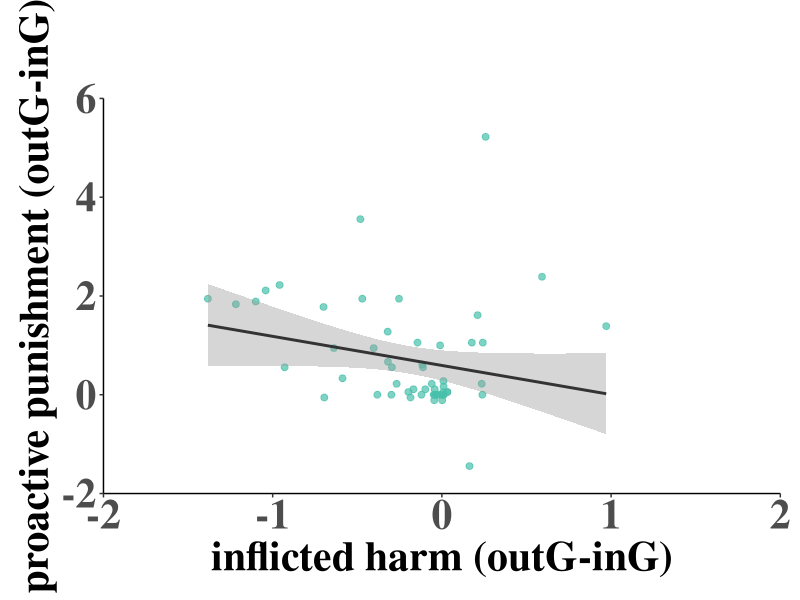
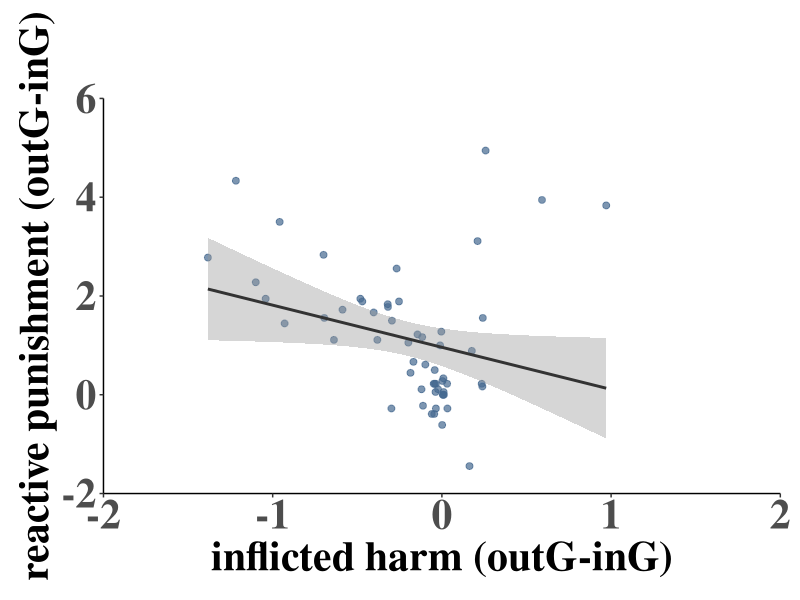
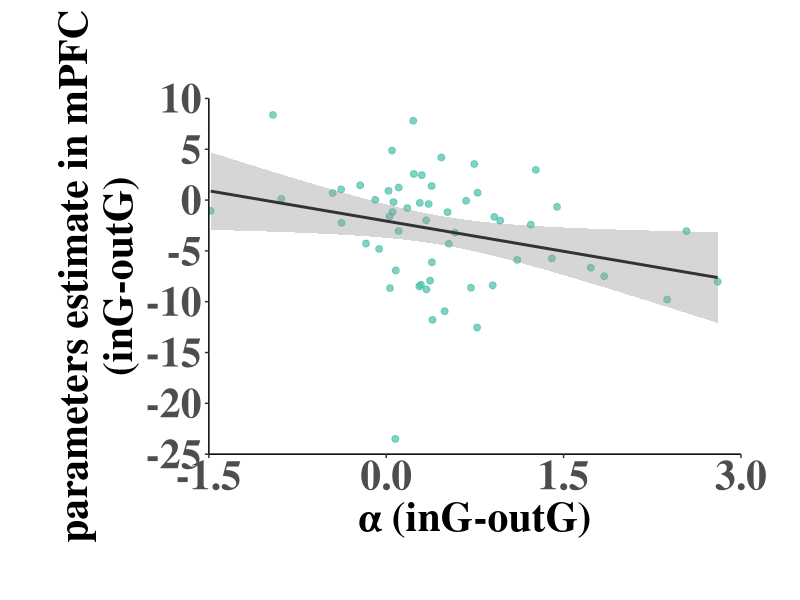

These figures' R source, in order:
## ---- chunk 1
#rm(list=ls())
require("knitr") 
opts_chunk$set(tidy = FALSE, warning = FALSE, message = FALSE, cache = FALSE)

#load libraries and functions
suppressMessages(library("tidyverse")) # to organize data
suppressMessages(library("ggplot2"))
suppressMessages(library("gridExtra"))
suppressMessages(library("ggpubr"))
suppressMessages(library("data.table")) # to read data as data.table rather than data.frame.

## ---- chunk 2
all_data                      <- fread(file="onesampleT.csv")
## ---- chunk 3

scatterplot2 <- function(d, xlimits, xbreaks, ylimits, ybreaks, xlabs, ylabs) {
  size1 <- 30

  names(d) <- c('x', 'y')
  
  fig <- ggplot(d, aes(x = x, y = y)) +
    geom_point(shape = 21, colour = "#48C0AA", size = 2, fill = "#48C0AA", alpha = 0.7) +
    #geom_point(shape = 16, size = 4, color = "#FF8a5e", alpha = 0.6) +
    xlab(xlabs) +
    ylab(ylabs) +
    scale_x_continuous(limits = xlimits, breaks = xbreaks, expand = c(0, 0)) +
    scale_y_continuous(limits = ylimits, breaks = ybreaks, expand = c(0, 0)) +
    stat_smooth(method = "lm", se = TRUE, colour = "#333333") +
    theme_classic() +
    theme(
      axis.ticks.length = unit(0.1, "cm"),
      axis.text.x = element_text(size = size1,face = "bold", colour = '#4D4D4D', family = "serif"),
      axis.text.y = element_text(size = size1,face = "bold", colour = '#4D4D4D', family = "serif"),
      axis.title = element_text(size = size1, face = "bold",colour = 'black', family = "serif"),
    )+
  theme(
    plot.margin = unit(c(2.5, 0.5, 0.5 , 0.5), "cm")
  )
  return(fig)
}
## ---- chunk 4
# 假设 all_data 已经加载
figA <- scatterplot2(
  all_data[, c("beta_outGvsinG", "Fout_in")],
  xlimits = c(-2, 2),
  xbreaks = seq(from = -2, to = 2, by = 1),
  ylimits = c(-2, 6),
  ybreaks = seq(from = -2, to = 6, by = 2),
  xlabs = "inflicted harm (outG-inG)",
  ylabs = 'proactive punishment (outG-inG)'
)

w = 6  # 增加宽度以适应右侧图例
h = 6
ggsave('./Pic/beta_F.png', 
       width = w, 
       height = h, 
       device = "png",   
       dpi = 300)
# 计算相关性
cor.test(all_data$beta_outGvsinG, all_data$Fout_in)

## ---- chunk 5

scatterplot2 <- function(d, xlimits, xbreaks, ylimits, ybreaks, xlabs, ylabs) {
  size1 <- 30

  names(d) <- c('x', 'y')
  
  fig <- ggplot(d, aes(x = x, y = y)) +
    geom_point(shape = 21, colour = "#456990", size = 2, fill = "#456990", alpha = 0.7) +
    #geom_point(shape = 16, size = 4, color = "#FF8a5e", alpha = 0.6) +
    xlab(xlabs) +
    ylab(ylabs) +
    scale_x_continuous(limits = xlimits, breaks = xbreaks, expand = c(0, 0)) +
    scale_y_continuous(limits = ylimits, breaks = ybreaks, expand = c(0, 0)) +
    stat_smooth(method = "lm", se = TRUE, colour = "#333333") +
    theme_classic() +
    theme(
      axis.ticks.length = unit(0.1, "cm"),
      axis.text.x = element_text(size = size1,face = "bold", colour = '#4D4D4D', family = "serif"),
      axis.text.y = element_text(size = size1,face = "bold", colour = '#4D4D4D', family = "serif"),
      axis.title = element_text(size = size1, face = "bold",colour = 'black', family = "serif"),
    )+
  theme(
    plot.margin = unit(c(2.5, 0.5, 0.5 , 0.5), "cm")
  )
  return(fig)
}
## ---- chunk 6
# 假设 all_data 已经加载
figA <- scatterplot2(
  all_data[, c("beta_outGvsinG", "UFout_in")],
  xlimits = c(-2, 2),
  xbreaks = seq(from = -2, to = 2, by = 1),
  ylimits = c(-2, 6),
  ybreaks = seq(from = -2, to = 6, by = 2),
  xlabs = "inflicted harm (outG-inG)",
  ylabs = 'reactive punishment (outG-inG)'
)

w = 6  # 增加宽度以适应右侧图例
h = 6
ggsave('./Pic/beta_UF.png', 
       width = w, 
       height = h, 
       device = "png",   
       dpi = 300)
# 计算相关性
cor.test(all_data$beta_outGvsinG, all_data$Fout_in)

## ---- chunk 7

scatterplot2 <- function(d, xlimits, xbreaks, ylimits, ybreaks, xlabs, ylabs) {
  size1 <- 30

  names(d) <- c('x', 'y')
  
  fig <- ggplot(d, aes(x = x, y = y)) +
    geom_point(shape = 21, colour = "#48C0AA", size = 2, fill = "#48C0AA", alpha = 0.7) +
    #geom_point(shape = 16, size = 4, color = "#FF8a5e", alpha = 0.6) +
    xlab(xlabs) +
    ylab(ylabs) +
    scale_x_continuous(limits = xlimits, breaks = xbreaks, expand = c(0, 0)) +
    scale_y_continuous(limits = ylimits, breaks = ybreaks, expand = c(0, 0)) +
    stat_smooth(method = "lm", se = TRUE, colour = "#333333") +
    theme_classic() +
    theme(
      axis.ticks.length = unit(0.1, "cm"),
      axis.text.x = element_text(size = size1,face = "bold", colour = '#4D4D4D', family = "serif"),
      axis.text.y = element_text(size = size1,face = "bold", colour = '#4D4D4D', family = "serif"),
      axis.title = element_text(size = size1, face = "bold",colour = 'black', family = "serif"),
    )+
  theme(
    plot.margin = unit(c(2.5, 1.5, 1.5 , 1.5), "cm")
  )
  return(fig)
}
## ---- chunk 8
# 假设 all_data 已经加载
figA <- scatterplot2(
  all_data[, c("alpha_outGvsinG", "rmpfc")],
  xlimits = c(-1.5, 3),
  xbreaks = seq(from = -1.5, to = 3, by = 1.5),
  ylimits = c(-25, 10),
  ybreaks = seq(from = -25, to = 10, by = 5),
  #xlabs = "aversion to disadvantageous inequity (α)\n(outG-inG)",
  xlabs = "α (inG-outG)",
  ylabs = 'parameters estimate in mPFC\n(inG-outG)'
)

w = 8  # 增加宽度以适应右侧图例
h = 8
ggsave('./Pic/alpha_rmpfc.png', 
       width = w, 
       height = h, 
       device = "png",   
       dpi = 300)
# 计算相关性
cor.test(all_data$alpha_outGvsinG, all_data$rmpfc)

